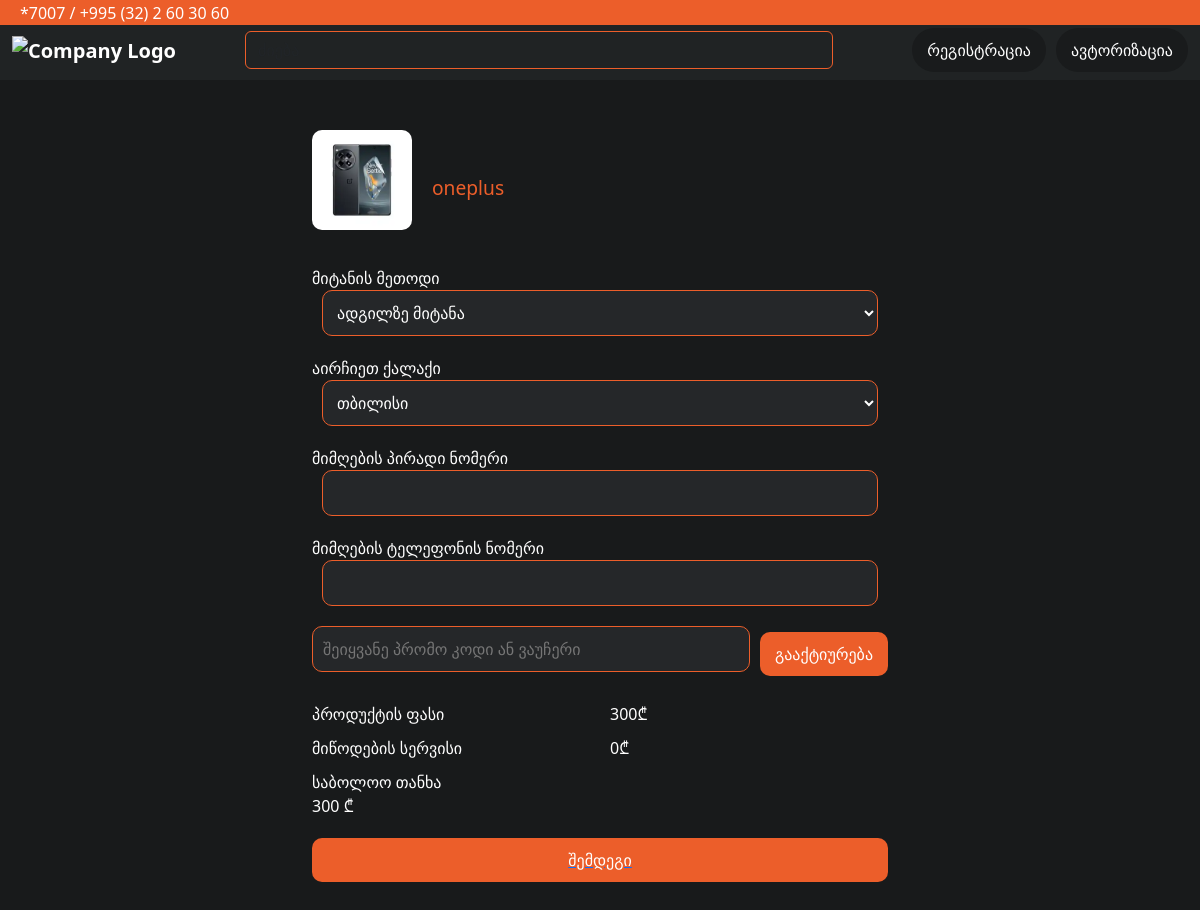
Page /checkout/3 on the committed database.
### app.py (models this page shows)
class Product(db.Model):
    id = db.Column(db.Integer, primary_key=True)
    price = db.Column(db.Integer)
    name = db.Column(db.String(30))
    image = db.Column(db.String(500))

### app.py (the view)
@app.route("/checkout/<int:id>")
def checkout(id):
    product = Product.query.get(id)
    if not product:
        print("Product not found")
    return render_template("order1.html", product=product)

### templates/order1.html (shortened to what this page needs)
<!DOCTYPE html>
<html lang="ka">
<head>
    <link href="https://cdn.jsdelivr.net/npm/bootstrap@5.3.0/dist/css/bootstrap.min.css" rel="stylesheet">
</head>
<body>
    <div class="top-bar">
        *7007 / +995 (32) 2 60 30 60
    </div>
    <nav class="navbar navbar-expand-lg navbar-dark">
        <div class="container-fluid">
            <a class="navbar-brand" href="{{ url_for('products') }}">
                <img src="https://zoommer.ge/icons/main-logo.svg" alt="Company Logo">
            </a>
            <form class="d-flex ms-auto mx-auto" method="GET" action="{{ url_for('search_results') }}" style="width: 50%;">
                <input class="form-control" type="search" name="query" placeholder="ძიება" aria-label="Search" style="border-color: #EC5E2A; background-color: #202324; color: white;">
            </form>
            <div class="d-flex align-items-center ms-3">
                {% if 'user' not in session %}
                    <a class="nav-link btn" href="{{ url_for('register') }}">რეგისტრაცია</a>
                    <a class="nav-link btn btn-wishlist" href="{{ url_for('login') }}">ავტორიზაცია</a>
                {% else %}
                    <a class="nav-link btn" href="{{ url_for('logout') }}">გასვლა</a>
                {% endif %}
            </div>
        </div>
    </nav>
    <div class="container">
        <div class="product-info">
            <img src="{{ url_for('static', filename=product.image) }}" class="product-image mb-3" alt="Product Image">
            <span>{{ product.name }}</span>
        </div>
        <div class="section">
            <label for="delivery-method">მიტანის მეთოდი</label>
            <select id="delivery-method" class="input-field">
                <option>ადგილზე მიტანა</option>
            </select>
        </div>
        <div class="section">
            <label for="city">აირჩიეთ ქალაქი</label>
            <select id="city" class="input-field">
                <option>თბილისი</option>
            </select>
        </div>
        <div class="section">
            <label for="receiver-id">მიმღების პირადი ნომერი</label>
            <input type="text" id="receiver-id" class="input-field" required>
        </div>
        <div class="section" >
            <label for="receiver-phone" >მიმღების ტელეფონის ნომერი</label>
            <input type="text" id="receiver-phone" class="input-field" required>
        </div>
        <form action="{{ url_for('apply_promo_code', id=product.id) }}" method="POST">
            <div class="section promo-section">
                <input type="text" name="promo_code" class="promo-code" placeholder="შეიყვანე პრომო კოდი ან ვაუჩერი">
                <button type="submit" class="button">გააქტიურება</button>
            </div>
        </form>
        <div class="section price">
            <div>პროდუქტის ფასი</div>
            <div>{{ product.price }}₾</div>
        </div>
        <div class="section price">
            <div>მიწოდების სერვისი</div>
            <div>0₾</div>
        </div>
        <div class="section">
        <div class="section">
            <div>საბოლოო თანხა</div>
            {% if discounted_price is defined %}
                <div>{{ discounted_price }} ₾</div>
            {% else %}
                <div>{{ product.price}} ₾</div>
            {% endif %}
        </div>
        <a href="{{ url_for('checkout1', id=product.id) }}">
            <button class="next-button">შემდეგი</button>
        </a>
    </div>
</body>
</html>

### templates/order1.html (style rules this page uses)
body { background-color: #181A1B; color: #fff; margin-top: 20px; }
.navbar { background-color: #202324; }
.navbar-brand { color: #fff; font-weight: bold; }
.top-bar { position: fixed; top: 0; left: 0; width: 100%; height: 25px; background-color: #EC5E2A; z-index: 9999; display: flex; align-items: center; justify-content: flex-start; padding-left: 20px; color: #fff; }
.nav-link.btn { padding: 10px 15px; margin-left: 10px; background-color: #191B1C; color: #fff; border-radius: 25px; transition: background-color 0.3s ease; }
.btn.btn-wishlist { border-radius: 25px; transition: background-color 0.3s ease; }
.input-field, .promo-code { background-color: #252729; color: #fff; border: 1px solid #EC5E2A; border-radius: 10px; padding: 10px; width: 100%; margin-bottom: 10px; }
.button { background-color: #EC5E2A; color: #fff; border: none; padding: 10px 15px; border-radius: 10px; cursor: pointer; }
.next-button { background-color: #EC5E2A; color: #fff; border: none; padding: 10px 15px; border-radius: 10px; cursor: pointer; display: block; width: 100%; }
.container { margin: 50px auto; max-width: 600px; }
.section { margin-bottom: 20px; }
.dropdown, .input-field, .promo-code { display: block; width: calc(100% - 20px); margin-left: auto; margin-right: auto; }
.product-info { display: flex; align-items: center; margin-bottom: 20px; }
.product-info img { width: 100px; height: 100px; margin-right: 20px; border-radius: 10px; }
.product-info span { color: #EC5E2A; font-size: 1.2em; }
.promo-section { display: flex; align-items: center; }
.promo-code { flex-grow: 1; margin-right: 10px; }
.price { display: flex; justify-content: space-between; margin-bottom: 10px; }
.price div { width: calc(50% - 10px); }

### rows in the picture
Product: image (picture), name "oneplus", price "300"
